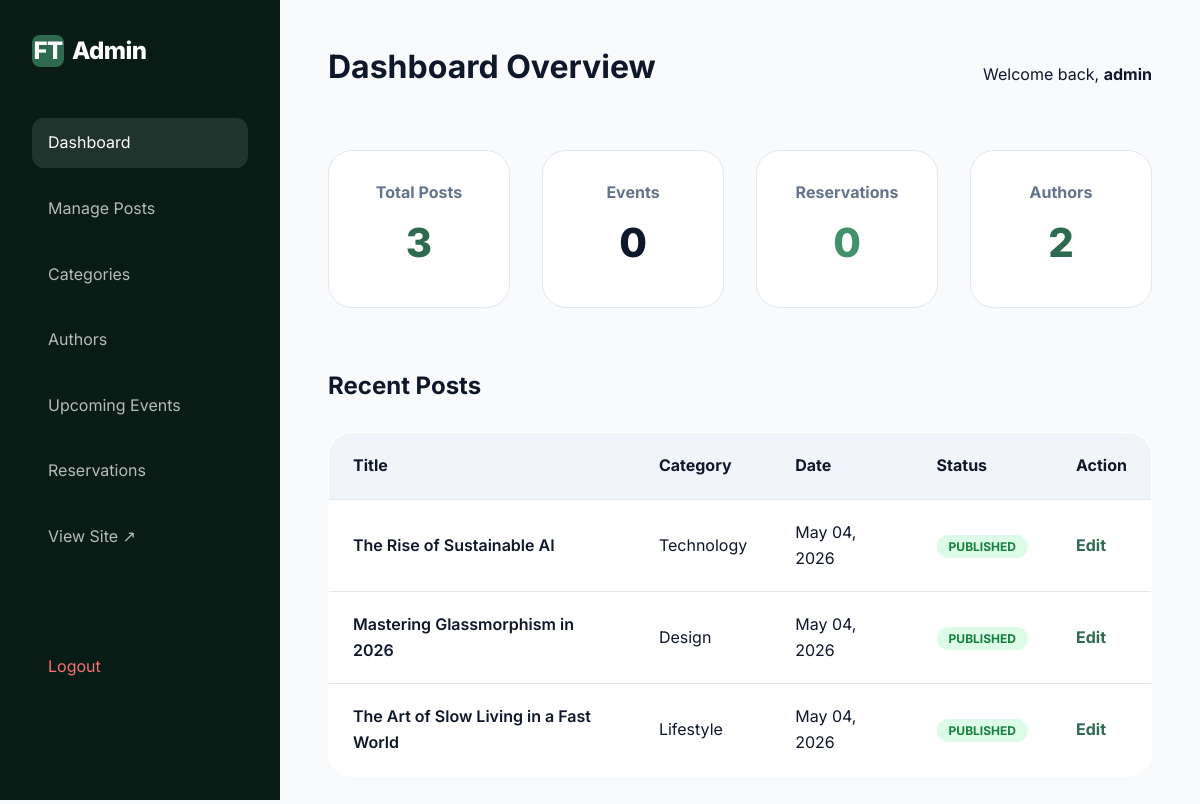
The page /admin/index.php (signed in) on the database its author committed.
### tables this page shows
CREATE TABLE IF NOT EXISTS posts (
    id INT AUTO_INCREMENT PRIMARY KEY,
    category_id INT,
    author_id INT,
    title VARCHAR(255) NOT NULL,
    slug VARCHAR(255) NOT NULL UNIQUE,
    content TEXT NOT NULL,
    excerpt TEXT,
    featured_image VARCHAR(255),
    status ENUM('draft', 'published') DEFAULT 'draft',
    featured BOOLEAN DEFAULT FALSE,
    created_at TIMESTAMP DEFAULT CURRENT_TIMESTAMP,
    updated_at TIMESTAMP DEFAULT CURRENT_TIMESTAMP ON UPDATE CURRENT_TIMESTAMP,
    FOREIGN KEY (category_id) REFERENCES categories(id) ON DELETE SET NULL,
    FOREIGN KEY (author_id) REFERENCES authors(id) ON DELETE SET NULL
);

CREATE TABLE IF NOT EXISTS categories (
    id INT AUTO_INCREMENT PRIMARY KEY,
    name VARCHAR(255) NOT NULL,
    slug VARCHAR(255) NOT NULL UNIQUE,
    description TEXT,
    image VARCHAR(255),
    created_at TIMESTAMP DEFAULT CURRENT_TIMESTAMP
);

### functions.php (called while the page is built, shortened)
<?php
require_once 'config.php';
function format_date($date) {
    return date('M d, Y', strtotime($date));
}
function e($text) {
    return htmlspecialchars($text, ENT_QUOTES, 'UTF-8');
}
function get_all_posts_admin() {
    global $pdo;
    $stmt = $pdo->query("SELECT p.*, c.name as category_name, a.name as author_name
                         FROM posts p
                         LEFT JOIN categories c ON p.category_id = c.id
                         LEFT JOIN authors a ON p.author_id = a.id
                         ORDER BY p.created_at DESC");
    return $stmt->fetchAll();
}
function get_authors() {
    global $pdo;
    $stmt = $pdo->query("SELECT * FROM authors ORDER BY name ASC");
    return $stmt->fetchAll();
}
function get_all_events() {
    global $pdo;
    $stmt = $pdo->query("SELECT * FROM events ORDER BY event_date ASC");
    return $stmt->fetchAll();
}
function get_all_reservations() {
    global $pdo;
    $stmt = $pdo->query("SELECT r.*, e.title as event_title
                         FROM reservations r
                         JOIN events e ON r.event_id = e.id
                         ORDER BY r.created_at DESC");
    return $stmt->fetchAll();
}

### admin/index.php (the view, shortened to what this page needs)
<?php
require_once '../functions.php';
$posts = get_all_posts_admin();
$events = get_all_events();
$reservations = get_all_reservations();
$authors = get_authors();
?>
<!DOCTYPE html>
<html lang="en">
<head>
    <link rel="stylesheet" href="../assets/css/style.css">
</head>
<body>
    <aside class="admin-sidebar">
        <div class="logo">
            <div class="logo-icon">FT</div>
            <span>Admin</span>
        </div>
        <ul class="sidebar-nav">
            <li><a href="index.php" class="active">Dashboard</a></li>
            <li><a href="posts.php">Manage Posts</a></li>
            <li><a href="categories.php">Categories</a></li>
            <li><a href="authors.php">Authors</a></li>
            <li><a href="events.php">Upcoming Events</a></li>
            <li><a href="reservations.php">Reservations</a></li>
            <li><a href="../index.php" target="_blank">View Site ↗</a></li>
            <li style="margin-top: 5rem;"><a href="logout.php" style="color: #f87171;">Logout</a></li>
        </ul>
    </aside>
    <main class="admin-main">
        <div style="display: flex; justify-content: space-between; align-items: center; margin-bottom: 3rem;">
            <h1>Dashboard Overview</h1>
            <p>Welcome back, <strong><?php echo e($_SESSION['admin_username']); ?></strong></p>
        </div>
        <div class="grid" style="grid-template-columns: repeat(4, 1fr); gap: 2rem;">
            <div class="stat-card">
                <h4 style="color: var(--text-muted); margin-bottom: 0.5rem;">Total Posts</h4>
                <div style="font-size: 2.5rem; font-weight: 800; color: var(--primary-700);"><?php echo count($posts); ?></div>
            </div>
            <div class="stat-card">
                <h4 style="color: var(--text-muted); margin-bottom: 0.5rem;">Events</h4>
                <div style="font-size: 2.5rem; font-weight: 800; color: var(--amber-600);"><?php echo count($events); ?></div>
            </div>
            <div class="stat-card">
                <h4 style="color: var(--text-muted); margin-bottom: 0.5rem;">Reservations</h4>
                <div style="font-size: 2.5rem; font-weight: 800; color: var(--primary-600);"><?php echo count($reservations); ?></div>
            </div>
            <div class="stat-card">
                <h4 style="color: var(--text-muted); margin-bottom: 0.5rem;">Authors</h4>
                <div style="font-size: 2.5rem; font-weight: 800; color: var(--primary-700);"><?php echo count($authors); ?></div>
            </div>
        </div>
        <h2 style="margin-top: 4rem;">Recent Posts</h2>
        <table class="admin-table">
            <thead>
                <tr>
                    <th>Title</th>
                    <th>Category</th>
                    <th>Date</th>
                    <th>Status</th>
                    <th>Action</th>
                </tr>
            </thead>
            <tbody>
                <?php foreach (array_slice($posts, 0, 5) as $post): ?>
                <tr>
                    <td style="font-weight: 600;"><?php echo e($post['title']); ?></td>
                    <td><?php echo e($post['category_name']); ?></td>
                    <td><?php echo format_date($post['created_at']); ?></td>
                    <td>
                        <span class="status-pill status-<?php echo $post['status']; ?>">
                            <?php echo $post['status']; ?>
                        </span>
                    </td>
                    <td>
                        <a href="post_edit.php?id=<?php echo $post['id']; ?>" style="color: var(--primary-700); font-weight: 700;">Edit</a>
                    </td>
                </tr>
                <?php endforeach; ?>
            </tbody>
        </table>
    </main>
</body>
</html>

### assets/css/style.css (style rules this page uses)
:root { --primary-900: #081c15; --primary-800: #1b4332; --primary-700: #2d6a4f; --primary-600: #40916c; --primary-500: #52b788; --primary-400: #74c69d; --primary-300: #95d5b2; --primary-200: #b7e4c7; --primary-100: #d8f3dc; --bg-light: #f8fafc; --bg-white: #ffffff; --text-dark: #0f172a; --text-muted: #64748b; --border: #e2e8f0; --shadow-sm: 0 1px 2px 0 rgb(0 0 0 / 0.05); --shadow-md: 0 4px 6px -1px rgb(0 0 0 / 0.1), 0 2px 4px -2px rgb(0 0 0 / 0.1); --shadow-lg: 0 10px 15px -3px rgb(0 0 0 / 0.1), 0 4px 6px -4px rgb(0 0 0 / 0.1); --glass: rgba(255, 255, 255, 0.8); --transition: all 0.3s cubic-bezier(0.4, 0, 0.2, 1); }
* { margin: 0; padding: 0; box-sizing: border-box; }
body { font-family: 'Inter', sans-serif; background-color: var(--bg-light); color: var(--text-dark); line-height: 1.6; overflow-x: hidden; }
a { text-decoration: none; color: inherit; transition: var(--transition); }
ul { list-style: none; }
h1, h2, h3, h4, h5, h6 { font-weight: 700; line-height: 1.2; margin-bottom: 1rem; }
.logo { font-size: 1.5rem; font-weight: 800; letter-spacing: -0.025em; display: flex; align-items: center; gap: 0.5rem; }
.logo-icon { width: 32px; height: 32px; background: var(--primary-700); border-radius: 8px; display: flex; align-items: center; justify-content: center; color: white; }
.grid { display: grid; grid-template-columns: repeat(auto-fill, minmax(350px, 1fr)); gap: 2.5rem; }

### admin/index.php (style rules this page uses)
:root { --sidebar-width: 280px; }
body { display: flex; background: #f8fafc; }
.admin-sidebar { width: var(--sidebar-width); height: 100vh; background: var(--primary-900); color: white; position: fixed; padding: 2rem; }
.admin-main { margin-left: var(--sidebar-width); flex: 1; padding: 3rem; }
.sidebar-nav { margin-top: 3rem; list-style: none; }
.sidebar-nav li { margin-bottom: 1rem; }
.sidebar-nav a { color: rgba(255,255,255,0.7); text-decoration: none; display: block; padding: 0.75rem 1rem; border-radius: 0.75rem; transition: all 0.3s ease; }
.sidebar-nav a:hover, .sidebar-nav a.active { background: rgba(255,255,255,0.1); color: white; }
.stat-card { background: white; padding: 2rem; border-radius: 1.5rem; border: 1px solid var(--border); text-align: center; }
.admin-table { width: 100%; background: white; border-radius: 1.5rem; border: 1px solid var(--border); border-collapse: collapse; overflow: hidden; margin-top: 2rem; }
.admin-table th, .admin-table td { padding: 1.25rem 1.5rem; text-align: left; border-bottom: 1px solid var(--border); }
.admin-table th { background: #f1f5f9; font-weight: 700; }
.status-pill { padding: 0.25rem 0.75rem; border-radius: 1rem; font-size: 0.75rem; font-weight: 700; text-transform: uppercase; }
.status-published { background: #dcfce7; color: #15803d; }

### rows shown on the page
posts: title "The Rise of Sustainable AI", category.name "Technology", created_at "May 04, 2026", status "PUBLISHED"
posts: title "Mastering Glassmorphism in 2026", category.name "Design", created_at "May 04, 2026", status "PUBLISHED"
posts: title "The Art of Slow Living in a Fast World", category.name "Lifestyle", created_at "May 04, 2026", status "PUBLISHED"

### other values the page prints
$_SESSION['admin_username'] "admin"
count($posts) "3"
count($events) "0"
count($reservations) "0"
count($authors) "2"
